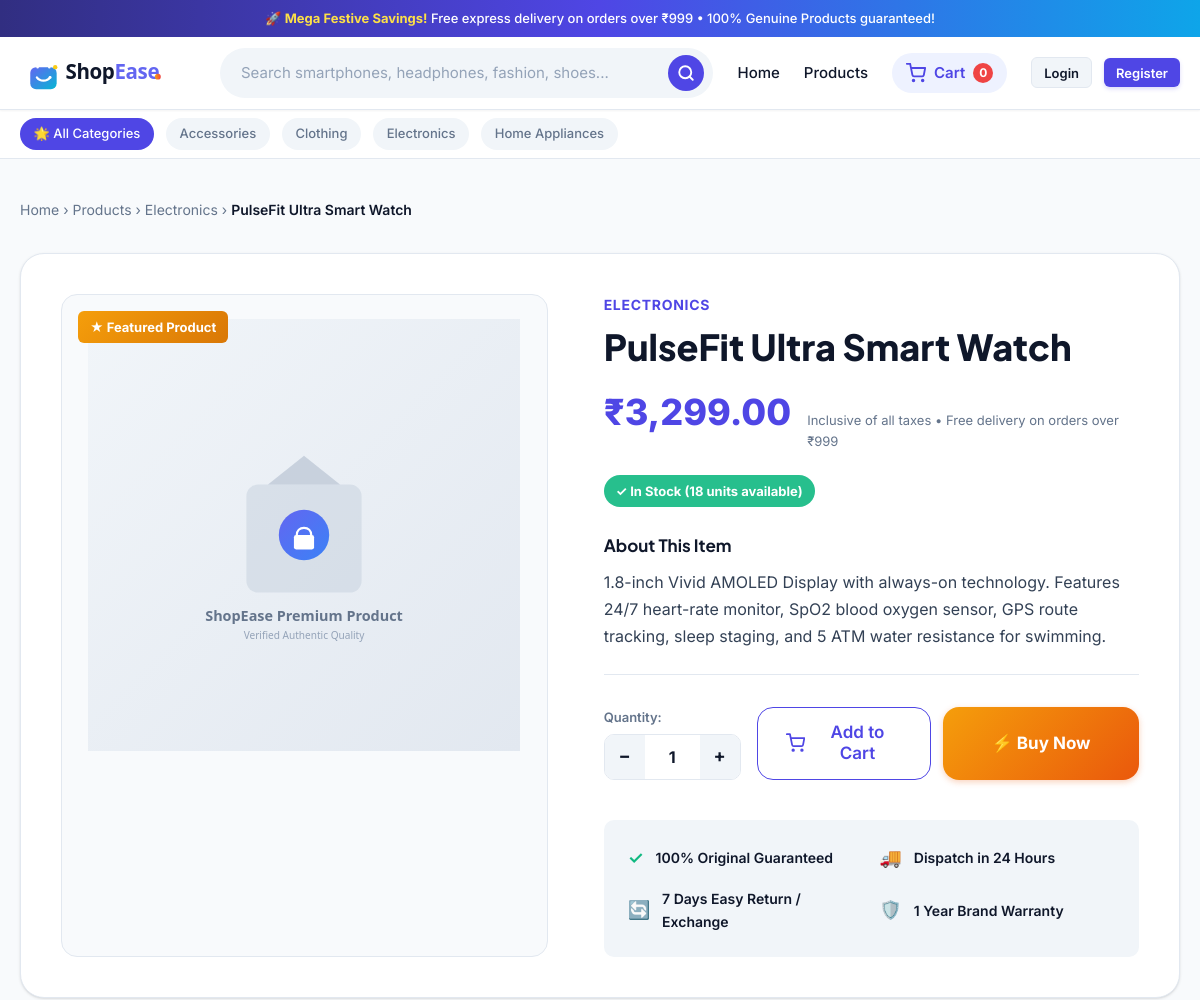
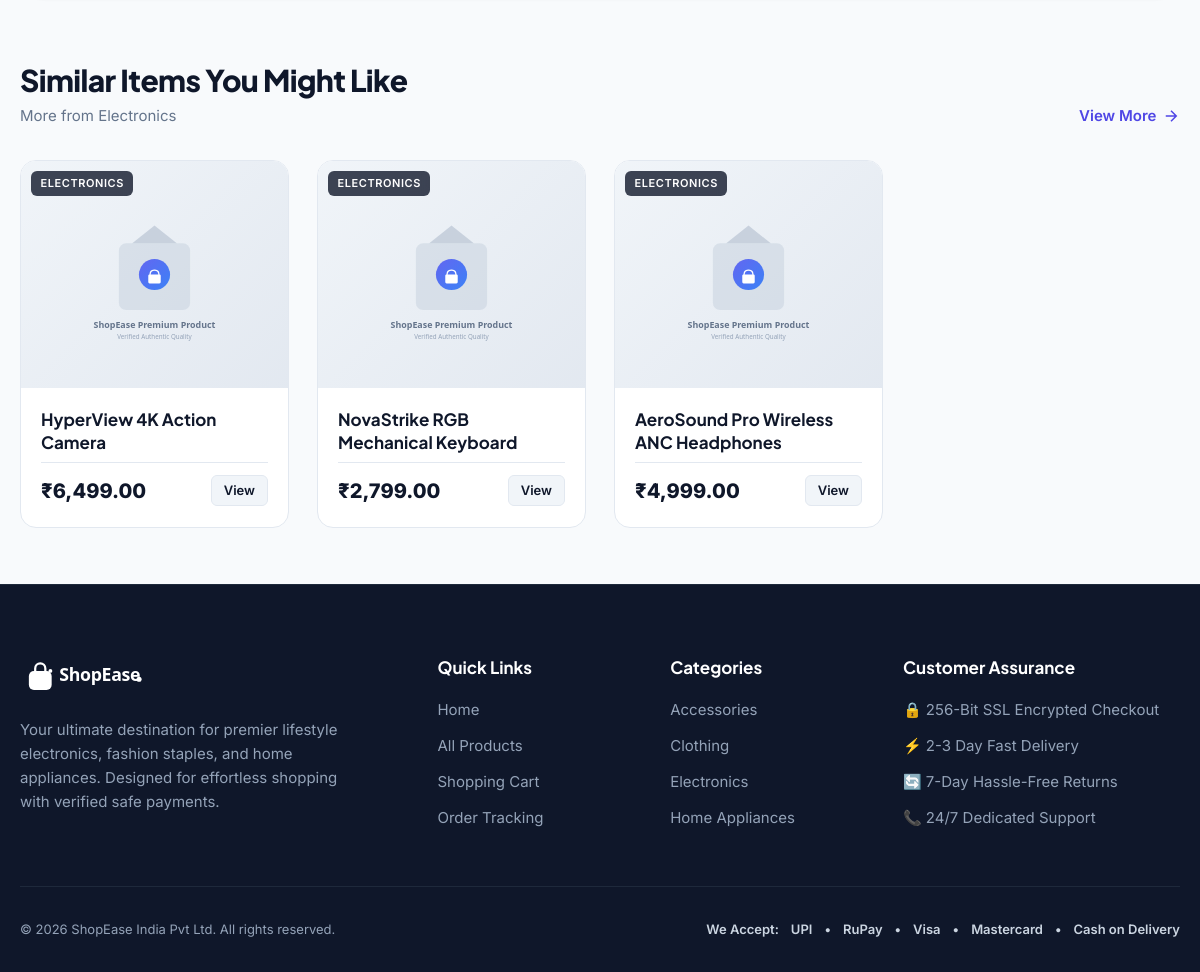
The page /product/pulsefit-ultra-smart-watch/ on the database its author committed (2 pictures, top to bottom).
### store/models.py (models this page shows, shortened)
class Category(models.Model):
    name = models.CharField(max_length=100, unique=True)
    slug = models.SlugField(max_length=120, unique=True, blank=True)
    description = models.TextField(blank=True)
    image = models.ImageField(upload_to='categories/', blank=True, null=True)
    icon = models.CharField(max_length=50, blank=True, default='tag', help_text="CSS icon identifier")
    created_at = models.DateTimeField(auto_now_add=True)
    class Meta:
        verbose_name_plural = 'Categories'
        ordering = ['name']

class Product(models.Model):
    category = models.ForeignKey(Category, on_delete=models.CASCADE, related_name='products')
    name = models.CharField(max_length=200)
    slug = models.SlugField(max_length=220, unique=True, blank=True)
    description = models.TextField()
    price = models.DecimalField(max_digits=10, decimal_places=2)
    stock = models.PositiveIntegerField(default=0)
    image = models.ImageField(upload_to='products/', blank=True, null=True)
    image_url = models.URLField(max_length=500, blank=True, help_text="Fallback or external image URL")
    is_available = models.BooleanField(default=True)
    is_featured = models.BooleanField(default=False)
    created_at = models.DateTimeField(auto_now_add=True)
    updated_at = models.DateTimeField(auto_now=True)
    class Meta:
        ordering = ['-created_at']
    @property
    def is_in_stock(self):
        return self.is_available and self.stock > 0
    @property
    def formatted_price(self):
        return f"₹{self.price:,.2f}"
    def get_display_image(self):
        if self.image:
            try:
                return self.image.url
            except Exception:
                pass
        if self.image_url:
            return self.image_url
        return "/static/images/placeholder.svg"
    def get_absolute_url(self):
        return reverse('product_detail', kwargs={'slug': self.slug})

### store/views.py (the view)
# urls.py: path('product/<slug:slug>/', views.product_detail, name='product_detail'),
def product_detail(request, slug):
    product = get_object_or_404(Product, slug=slug)
    related_products = Product.objects.filter(
        category=product.category,
        is_available=True
    ).exclude(id=product.id)[:4]
    context = {
        'product': product,
        'related_products': related_products,
    }
    return render(request, 'product_detail.html', context)

### store/context_processors.py (called while the page is built)
def cart_and_categories_processor(request):
    cart_count = 0
    try:
        if request.user.is_authenticated:
            items = CartItem.objects.filter(user=request.user)
            cart_count = sum(item.quantity for item in items)
        else:
            session_key = request.session.session_key
            if session_key:
                items = CartItem.objects.filter(session_key=session_key)
                cart_count = sum(item.quantity for item in items)
    except Exception:
        cart_count = 0
    try:
        categories_nav = Category.objects.all()
    except Exception:
        categories_nav = []
    return {
        'cart_count': cart_count,
        'categories_nav': categories_nav,
        'currency_symbol': '₹',
        'site_name': 'ShopEase',
    }

### templates/product_detail.html (shortened to what this page needs)
{% extends 'base.html' %}
{% load static %}
{% block content %}
<div class="container">
  <div style="margin-top: 1.5rem; margin-bottom: 1.5rem; font-size: 0.875rem; color: var(--text-muted);">
    <a href="{% url 'home' %}">Home</a> &rsaquo;
    <a href="{% url 'product_list' %}">Products</a> &rsaquo;
    <a href="{% url 'product_list' %}?category={{ product.category.slug }}">{{ product.category.name }}</a> &rsaquo;
    <span style="color: var(--text-main); font-weight: 600;">{{ product.name|truncatechars:35 }}</span>
  </div>
  <div class="product-detail-layout">
    <div class="product-detail-gallery">
      <img
        src="{{ product.get_display_image }}"
        alt="{{ product.name }}"
        class="detail-main-img"
        id="detailProductImage"
        onerror="this.src='{% static 'images/placeholder.svg' %}'"
      >
      {% if product.is_featured %}
        <div style="position: absolute; top: 16px; left: 16px;">
          <span class="badge-featured" style="font-size: 0.8125rem; padding: 0.35rem 0.75rem;">★ Featured Product</span>
        </div>
      {% endif %}
    </div>
    <div class="detail-info">
      <span class="detail-category">{{ product.category.name }}</span>
      <h1 class="detail-title" id="productTitle">{{ product.name }}</h1>
      <div class="detail-price-box">
        <span class="detail-price" id="productPrice">{{ product.formatted_price }}</span>
        <span class="detail-tax-note">Inclusive of all taxes &bull; Free delivery on orders over ₹999</span>
      </div>
      <div class="stock-indicator-bar">
        {% if product.stock > 5 %}
          <span class="badge-stock badge-in-stock" style="position: static; font-size: 0.8125rem; padding: 0.35rem 0.75rem;">
            ✓ In Stock ({{ product.stock }} units available)
          </span>
        {% elif product.stock > 0 %}
          <span class="badge-stock badge-low-stock" style="position: static; font-size: 0.8125rem; padding: 0.35rem 0.75rem;">
            ⚠️ Low Stock - Only {{ product.stock }} unit{{ product.stock|pluralize }} left!
          </span>
        {% else %}
          <span class="badge-stock badge-out-of-stock" style="position: static; font-size: 0.8125rem; padding: 0.35rem 0.75rem;">
            ✕ Currently Out of Stock
          </span>
        {% endif %}
      </div>
      <div class="detail-description">
        <h4 style="font-size: 1.0625rem; font-weight: 700; margin-bottom: 0.75rem; color: var(--text-main);">About This Item</h4>
        <p>{{ product.description }}</p>
      </div>
      {% if product.is_in_stock %}
        <form action="{% url 'add_to_cart' product.id %}" method="POST" class="add-to-cart-form" id="detailAddToCartForm">
          <div style="display: flex; flex-direction: column; gap: 0.35rem;">
            <label style="font-size: 0.8125rem; font-weight: 600; color: var(--text-muted);">Quantity:</label>
            <div class="quantity-control">
              <button type="button" class="qty-btn qty-btn-minus" aria-label="Decrease quantity">&minus;</button>
              <input
                type="number"
                name="quantity"
                value="1"
                min="1"
                max="{{ product.stock }}"
                class="qty-input"
                id="productQtyInput"
                aria-label="Item quantity"
              >
              <button type="button" class="qty-btn qty-btn-plus" aria-label="Increase quantity">&plus;</button>
            </div>
          </div>
          <div style="display: flex; gap: 0.75rem; flex: 1; min-width: 280px; flex-wrap: wrap;">
            <button type="submit" class="btn btn-outline btn-lg btn-ajax-add-cart" id="btnAddToCartMain" style="flex: 1; min-width: 150px;">
              <svg width="20" height="20" viewBox="0 0 24 24" fill="none" stroke="currentColor" stroke-width="2.2" stroke-linecap="round" stroke-linejoin="round">
                <circle cx="9" cy="21" r="1"></circle>
                <circle cx="20" cy="21" r="1"></circle>
                <path d="M1 1h4l2.68 13.39a2 2 0 0 0 2 1.61h9.72a2 2 0 0 0 2-1.61L23 6H6"></path>
              </svg>
              Add to Cart
            </button>
            <button type="submit" formaction="{% url 'buy_now' product.id %}" class="btn btn-buy-now btn-lg" id="btnBuyNowMain" style="flex: 1.2; min-width: 160px;">
              ⚡ Buy Now
            </button>
          </div>
        </form>
      {% endif %}
      <div class="product-perks">
        <div class="perk-item">
          <span class="perk-icon">✓</span>
          <span>100% Original Guaranteed</span>
        </div>
        <div class="perk-item">
          <span class="perk-icon">🚚</span>
          <span>Dispatch in 24 Hours</span>
        </div>
        <div class="perk-item">
          <span class="perk-icon">🔄</span>
          <span>7 Days Easy Return / Exchange</span>
        </div>
        <div class="perk-item">
          <span class="perk-icon">🛡️</span>
          <span>1 Year Brand Warranty</span>
        </div>
      </div>
    </div>
  </div>
  {% if related_products %}
    <section class="section" style="padding-top: 0;">
      <div class="section-header">
        <div>
          <h2 class="section-title">Similar Items You Might Like</h2>
          <p class="section-desc">More from {{ product.category.name }}</p>
        </div>
        <a href="{% url 'product_list' %}?category={{ product.category.slug }}" class="view-all-link">
          View More
          <svg width="18" height="18" viewBox="0 0 24 24" fill="none" stroke="currentColor" stroke-width="2">
            <path d="M5 12h14M12 5l7 7-7 7"/>
          </svg>
        </a>
      </div>
      <div class="products-grid">
        {% for rel in related_products %}
          <div class="product-card">
            <div class="product-img-wrapper">
              <a href="{{ rel.get_absolute_url }}">
                <img
                  src="{{ rel.get_display_image }}"
                  alt="{{ rel.name }}"
                  class="product-img"
                  loading="lazy"
                  onerror="this.src='{% static 'images/placeholder.svg' %}'"
                >
              </a>
              <div class="product-badge-group">
                <span class="badge-category">{{ rel.category.name }}</span>
              </div>
            </div>
            <div class="product-content">
              <h3 class="product-title">
                <a href="{{ rel.get_absolute_url }}">{{ rel.name }}</a>
              </h3>
              <div class="product-bottom-row">
                <div class="product-price">{{ rel.formatted_price }}</div>
                <a href="{{ rel.get_absolute_url }}" class="btn btn-secondary btn-sm">
                  View
                </a>
              </div>
            </div>
          </div>
        {% endfor %}
      </div>
    </section>
  {% endif %}
</div>
{% endblock %}

### templates/base.html (shortened to what this page needs)
{% load static %}
<!DOCTYPE html>
<html lang="en">
<head>
  <link rel="stylesheet" href="{% static 'css/style.css' %}">
</head>
<body>
  <div class="announcement-bar">
    <div class="container">
      🚀 <strong>Mega Festive Savings!</strong> Free express delivery on orders over ₹999 &bull; 100% Genuine Products guaranteed!
    </div>
  </div>
  <header class="site-header">
    <div class="container">
      <div class="nav-wrapper">
        <a href="{% url 'home' %}" class="brand-logo" id="siteLogoLink" aria-label="ShopEase Home">
          <img src="{% static 'images/logo.svg' %}" alt="ShopEase" width="160" height="40">
        </a>
        <form action="{% url 'product_list' %}" method="GET" class="search-form" id="globalSearchForm">
          <div class="search-input-group">
            <input
              type="text"
              name="q"
              class="search-input"
              placeholder="Search smartphones, headphones, fashion, shoes..."
              value="{{ search_query|default:'' }}"
              id="globalSearchInput"
              autocomplete="off"
            >
            <button type="submit" class="search-btn" id="searchSubmitBtn" aria-label="Search">
              <svg width="18" height="18" viewBox="0 0 24 24" fill="none" stroke="currentColor" stroke-width="2.5" stroke-linecap="round" stroke-linejoin="round">
                <circle cx="11" cy="11" r="8"></circle>
                <line x1="21" y1="21" x2="16.65" y2="16.65"></line>
              </svg>
            </button>
          </div>
        </form>
        <nav class="main-nav" id="mainNav">
          <a href="{% url 'home' %}" class="nav-link {% if request.resolver_match.url_name == 'home' %}active{% endif %}" id="navHome">Home</a>
          <a href="{% url 'product_list' %}" class="nav-link {% if request.resolver_match.url_name == 'product_list' %}active{% endif %}" id="navProducts">Products</a>
          <a href="{% url 'cart' %}" class="cart-nav-btn" id="navCart" aria-label="View Shopping Cart">
            <svg width="20" height="20" viewBox="0 0 24 24" fill="none" stroke="currentColor" stroke-width="2.2" stroke-linecap="round" stroke-linejoin="round">
              <circle cx="9" cy="21" r="1"></circle>
              <circle cx="20" cy="21" r="1"></circle>
              <path d="M1 1h4l2.68 13.39a2 2 0 0 0 2 1.61h9.72a2 2 0 0 0 2-1.61L23 6H6"></path>
            </svg>
            <span>Cart</span>
            <span class="cart-badge" id="cartBadgeCount">{{ cart_count|default:"0" }}</span>
          </a>
          {% if user.is_authenticated %}
            <div class="user-menu">
              <div class="user-badge" title="Logged in as {{ user.username }}">
                <div class="user-avatar-circle">
                  {{ user.username|slice:":1"|upper }}
                </div>
                <span>{{ user.first_name|default:user.username }}</span>
              </div>
              {% if user.is_staff %}
                <a href="{% url 'admin:index' %}" target="_blank" class="btn btn-secondary btn-sm" id="navAdmin">Admin</a>
              {% endif %}
              <a href="{% url 'logout' %}" class="btn btn-secondary btn-sm" id="navLogout">Logout</a>
            </div>
          {% else %}
            <div class="user-menu">
              <a href="{% url 'login' %}" class="btn btn-secondary btn-sm" id="navLogin">Login</a>
              <a href="{% url 'register' %}" class="btn btn-primary btn-sm" id="navRegister">Register</a>
            </div>
          {% endif %}
        </nav>
      </div>
    </div>
  </header>
  <div class="categories-subnav">
    <div class="container">
      <ul class="subnav-list">
        <li>
          <a href="{% url 'product_list' %}" class="category-chip {% if not request.GET.category %}active{% endif %}">
            🌟 All Categories
          </a>
        </li>
        {% for cat in categories_nav %}
          <li>
            <a href="{% url 'product_list' %}?category={{ cat.slug }}" class="category-chip {% if request.GET.category == cat.slug %}active{% endif %}">
              {{ cat.name }}
            </a>
          </li>
        {% endfor %}
      </ul>
    </div>
  </div>
  <main id="mainContent">
    {% block content %}{% endblock %}
  </main>
  <footer class="site-footer">
    <div class="container">
      <div class="footer-grid">
        <div class="footer-brand">
          <a href="{% url 'home' %}" style="display: inline-block;">
            <img src="{% static 'images/logo.svg' %}" alt="ShopEase Logo" style="height: 38px; filter: brightness(0) invert(1);">
          </a>
          <p>
            Your ultimate destination for premier lifestyle electronics, fashion staples, and home appliances. Designed for effortless shopping with verified safe payments.
          </p>
        </div>
        <div>
          <h4 class="footer-title">Quick Links</h4>
          <ul class="footer-links">
            <li><a href="{% url 'home' %}">Home</a></li>
            <li><a href="{% url 'product_list' %}">All Products</a></li>
            <li><a href="{% url 'cart' %}">Shopping Cart</a></li>
            <li><a href="{% url 'my_orders' %}">Order Tracking</a></li>
          </ul>
        </div>
        <div>
          <h4 class="footer-title">Categories</h4>
          <ul class="footer-links">
            {% for cat in categories_nav|slice:":4" %}
              <li><a href="{% url 'product_list' %}?category={{ cat.slug }}">{{ cat.name }}</a></li>
            {% endfor %}
          </ul>
        </div>
        <div>
          <h4 class="footer-title">Customer Assurance</h4>
          <ul class="footer-links">
            <li>🔒 256-Bit SSL Encrypted Checkout</li>
            <li>⚡ 2-3 Day Fast Delivery</li>
            <li>🔄 7-Day Hassle-Free Returns</li>
            <li>📞 24/7 Dedicated Support</li>
          </ul>
        </div>
      </div>
      <div class="footer-bottom">
        <p>&copy; 2026 ShopEase India Pvt Ltd. All rights reserved.</p>
        <div class="payment-badge-icons">
          <span>We Accept:</span>
          <span>UPI</span> &bull;
          <span>RuPay</span> &bull;
          <span>Visa</span> &bull;
          <span>Mastercard</span> &bull;
          <span>Cash on Delivery</span>
        </div>
      </div>
    </div>
  </footer>
</body>
</html>

### rows shown on the page
Category: name "Accessories"
Category: name "Clothing"
Category: name "Electronics"
Category: name "Home Appliances"
Product: category.name "Electronics", name "PulseFit Ultra Smart Watch", category.name "ELECTRONICS", formatted_price "₹3,299.00", stock "18", description "1.8-inch Vivid AMOLED Display with always-on technology. Features 24/7 heart-rate monitor, SpO2 blood oxygen sensor, GPS route tracking, sleep staging, and 5 ATM water resistance for swimming."
Product: category.name "ELECTRONICS", name "HyperView 4K Action Camera", formatted_price "₹6,499.00"
Product: category.name "ELECTRONICS", name "NovaStrike RGB Mechanical Keyboard", formatted_price "₹2,799.00"
Product: category.name "ELECTRONICS", name "AeroSound Pro Wireless ANC Headphones", formatted_price "₹4,999.00"

### other values the page prints
{{ cart_count|default:"0" }} "0"
